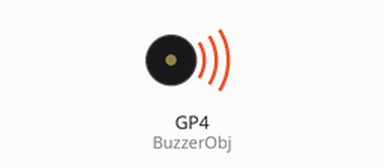
This program was run on a simulated Raspberry Pi Pico running MicroPython. Shown: buzzer (waves = sounding). At 18.6 s the program stops and its outputs stay as they are.

Above: at 1.7 s.
At 18.6 s:
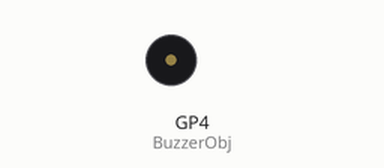
Timing chart, 0 to 20.1 s (numbered marks = the images above):
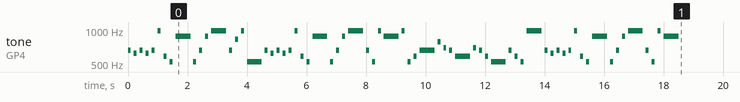

The program:

BeepSong.py
```python
#Pico/W Breadboard擴充板揚聲器測試程式(beepsong.py)
from machine import Pin, PWM	#腳位套件
from time import sleep	#時間 套件

buzzerPIN=4	#外接揚聲器的腳位
BuzzerObj = PWM(Pin(buzzerPIN))	#產生PWM物件

#以下為音符之tone的頻率
do5=523
dod5=554
re5=587
red5=622
mi5=659
fa5=698
fad5=739
sol5=784
sold5=830
la5=880
lad5=932
si5=987
#以上為音符之tone的頻率

#以下為範例歌曲之歌曲內容
songlist=[[mi5,0.1,0.1],[red5,0.1,0.1],[mi5,0.1,0.1],
      [red5,0.1,0.1],[mi5,0.1,0.1],[si5,0.1,0.1],
      [re5,0.1,0.1],[do5,0.1,0.1],[la5,0.5,0.1],
      [do5,0.1,0.1],[mi5,0.1,0.1],[la5,0.1,0.1],
      [si5,0.5,0.1],[mi5,0.1,0.1],[sold5,0.1,0.1],
      [si5,0.1,0.1],[do5,0.5,0.1],[mi5,0.1,0.1],
      [red5,0.1,0.1],[mi5,0.1,0.1],[red5,0.1,0.1],
      [mi5,0.1,0.1],[si5,0.1,0.1],[re5,0.1,0.1],
      [do5,0.1,0.1],[la5,0.5,0.1],[do5,0.1,0.1],
      [mi5,0.1,0.1],[la5,0.1,0.1],[si5,0.5,0.1],
      [mi5,0.1,0.1],[do5,0.1,0.1],[si5,0.1,0.1],
      [la5,0.5,0.1],[si5,0.1,0.1],[do5,0.1,0.1],
      [re5,0.1,0.1],[mi5,0.5,0.1],[sol5,0.1,0.1],
      [fa5,0.1,0.1],[mi5,0.1,0.1],[re5,0.5,0.1],
      [fa5,0.1,0.1],[mi5,0.1,0.1],[re5,0.1,0.1],
      [do5,0.5,0.1],[mi5,0.1,0.1],[re5,0.1,0.1],
      [do5,0.1,0.1],[si5,0.5,0.1],[mi5,0.1,0.1],
      [red5,0.1,0.1],[mi5,0.1,0.1],[red5,0.1,0.1],
      [mi5,0.1,0.1],[si5,0.1,0.1],[re5,0.1,0.1],
      [do5,0.1,0.1],[la5,0.5,0.1],[do5,0.1,0.1],
      [mi5,0.1,0.1],[la5,0.1,0.1],[si5,0.5,0.1],
      [mi5,0.1,0.1],[do5,0.1,0.1],[si5,0.1,0.1],
      [la5,0.5,0.1]]


#產生tone的自訂函式
def buzzer(buzzerPinObject,frequency,sound_duration,silence_duration):

    # Set duty cycle to a positive value to emit sound from buzzer
    #設定pwm的duty
    buzzerPinObject.duty_u16(int(65536*0.1))
    # Set frequency
    #設定pwm的頻率
    buzzerPinObject.freq(frequency)
    # wait for sound duration
    #設定等待發生的時間
    sleep(sound_duration)
    # Set duty cycle to zero to stop sound
    #設定pwm的duty
    buzzerPinObject.duty_u16(int(65536*0))
    # Wait for sound interrumption, if needed
    #設定等待發生的時間
    sleep(silence_duration)

#定義傳入歌曲陣列，發出一首歌
def playsong(beep,song):
    for x in song:	#讀出一首個每一個音符
        buzzer(beep,x[0],x[1],x[2])	#發出音樂
    beep.deinit()    #停止音樂
    #Deactivates the buzzer
#set translation table from note to frequency

#彈一首歌
playsong(BuzzerObj,songlist)
```

Measured:
- by itself, tone on GP4 (BuzzerObj): plays 659 Hz for 0.10 s, 622 Hz for 0.10 s, 659 Hz for 0.10 s, 622 Hz for 0.10 s, 659 Hz for 0.10 s, 987 Hz for 0.10 s … (67 notes in this stretch)
